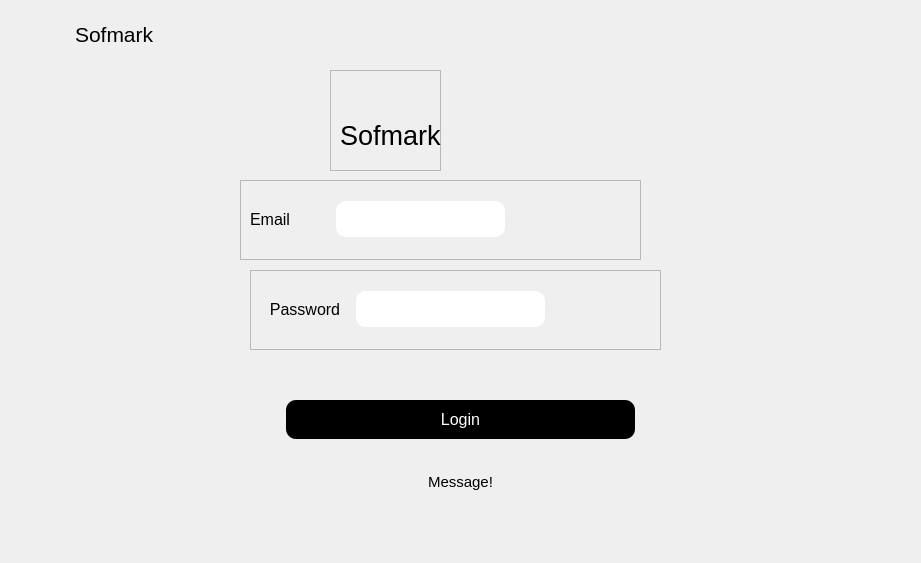
<?xml version="1.0" encoding="UTF-8"?>
<ui version="4.0">
 <class>LoginForm</class>
 <widget class="QWidget" name="LoginForm">
  <property name="geometry">
   <rect>
    <x>0</x>
    <y>0</y>
    <width>921</width>
    <height>563</height>
   </rect>
  </property>
  <property name="windowTitle">
   <string>Form</string>
  </property>
  <property name="styleSheet">
   <string notr="true">QPushButton, QLineEdit{
border-radius:10px;
padding:2px;
margin:1px 6px;
padding:8px;
}

QPushButton{
background-color: rgb(0, 0, 0);
color:white;
margin-top:30px;
}
</string>
  </property>
  <widget class="QWidget" name="LoginHeader" native="true">
   <property name="geometry">
    <rect>
     <x>9</x>
     <y>9</y>
     <width>234</width>
     <height>60</height>
    </rect>
   </property>
   <property name="minimumSize">
    <size>
     <width>0</width>
     <height>60</height>
    </size>
   </property>
   <property name="maximumSize">
    <size>
     <width>16777215</width>
     <height>60</height>
    </size>
   </property>
   <property name="font">
    <font>
     <family>Arial</family>
    </font>
   </property>
   <widget class="QLabel" name="LoginLogo">
    <property name="geometry">
     <rect>
      <x>20</x>
      <y>10</y>
      <width>40</width>
      <height>40</height>
     </rect>
    </property>
    <property name="minimumSize">
     <size>
      <width>40</width>
      <height>30</height>
     </size>
    </property>
    <property name="maximumSize">
     <size>
      <width>40</width>
      <height>40</height>
     </size>
    </property>
    <property name="font">
     <font>
      <family>Arial</family>
     </font>
    </property>
    <property name="text">
     <string/>
    </property>
    <property name="pixmap">
     <pixmap resource="../resource.qrc">:/icons/images/logo.png</pixmap>
    </property>
    <property name="scaledContents">
     <bool>true</bool>
    </property>
   </widget>
   <widget class="QLabel" name="LoginTag">
    <property name="geometry">
     <rect>
      <x>66</x>
      <y>9</y>
      <width>148</width>
      <height>32</height>
     </rect>
    </property>
    <property name="font">
     <font>
      <family>Arial</family>
      <pointsize>16</pointsize>
     </font>
    </property>
    <property name="text">
     <string>Sofmark</string>
    </property>
   </widget>
  </widget>
  <widget class="QWidget" name="widget" native="true">
   <property name="geometry">
    <rect>
     <x>210</x>
     <y>70</y>
     <width>541</width>
     <height>451</height>
    </rect>
   </property>
   <widget class="QFrame" name="frame_3">
    <property name="geometry">
     <rect>
      <x>120</x>
      <y>0</y>
      <width>111</width>
      <height>101</height>
     </rect>
    </property>
    <property name="frameShape">
     <enum>QFrame::StyledPanel</enum>
    </property>
    <property name="frameShadow">
     <enum>QFrame::Raised</enum>
    </property>
    <widget class="QLabel" name="label_2">
     <property name="geometry">
      <rect>
       <x>30</x>
       <y>0</y>
       <width>51</width>
       <height>51</height>
      </rect>
     </property>
     <property name="sizePolicy">
      <sizepolicy hsizetype="Minimum" vsizetype="Minimum">
       <horstretch>0</horstretch>
       <verstretch>0</verstretch>
      </sizepolicy>
     </property>
     <property name="text">
      <string/>
     </property>
     <property name="pixmap">
      <pixmap>../logo.png</pixmap>
     </property>
     <property name="scaledContents">
      <bool>true</bool>
     </property>
    </widget>
    <widget class="QLabel" name="label">
     <property name="geometry">
      <rect>
       <x>10</x>
       <y>50</y>
       <width>121</width>
       <height>31</height>
      </rect>
     </property>
     <property name="font">
      <font>
       <pointsize>20</pointsize>
      </font>
     </property>
     <property name="text">
      <string>Sofmark</string>
     </property>
    </widget>
   </widget>
   <widget class="QFrame" name="frame">
    <property name="geometry">
     <rect>
      <x>30</x>
      <y>110</y>
      <width>401</width>
      <height>80</height>
     </rect>
    </property>
    <property name="frameShape">
     <enum>QFrame::StyledPanel</enum>
    </property>
    <property name="frameShadow">
     <enum>QFrame::Raised</enum>
    </property>
    <widget class="QLineEdit" name="usernameInput">
     <property name="geometry">
      <rect>
       <x>90</x>
       <y>20</y>
       <width>181</width>
       <height>38</height>
      </rect>
     </property>
     <property name="font">
      <font>
       <family>Arial</family>
       <pointsize>12</pointsize>
      </font>
     </property>
     <property name="styleSheet">
      <string notr="true"/>
     </property>
    </widget>
    <widget class="QLabel" name="username_label">
     <property name="geometry">
      <rect>
       <x>10</x>
       <y>30</y>
       <width>40</width>
       <height>18</height>
      </rect>
     </property>
     <property name="font">
      <font>
       <family>Arial</family>
       <pointsize>12</pointsize>
      </font>
     </property>
     <property name="text">
      <string>Email</string>
     </property>
     <property name="alignment">
      <set>Qt::AlignCenter</set>
     </property>
    </widget>
   </widget>
   <widget class="QFrame" name="frame_2">
    <property name="geometry">
     <rect>
      <x>40</x>
      <y>200</y>
      <width>411</width>
      <height>80</height>
     </rect>
    </property>
    <property name="frameShape">
     <enum>QFrame::StyledPanel</enum>
    </property>
    <property name="frameShadow">
     <enum>QFrame::Raised</enum>
    </property>
    <widget class="QLineEdit" name="passwordInput">
     <property name="geometry">
      <rect>
       <x>100</x>
       <y>20</y>
       <width>201</width>
       <height>38</height>
      </rect>
     </property>
     <property name="font">
      <font>
       <family>Arial</family>
       <pointsize>12</pointsize>
      </font>
     </property>
    </widget>
    <widget class="QLabel" name="password_Label">
     <property name="geometry">
      <rect>
       <x>20</x>
       <y>30</y>
       <width>70</width>
       <height>18</height>
      </rect>
     </property>
     <property name="font">
      <font>
       <family>Arial</family>
       <pointsize>12</pointsize>
      </font>
     </property>
     <property name="text">
      <string>Password</string>
     </property>
     <property name="alignment">
      <set>Qt::AlignCenter</set>
     </property>
    </widget>
   </widget>
   <widget class="QPushButton" name="loginBtn">
    <property name="geometry">
     <rect>
      <x>70</x>
      <y>300</y>
      <width>361</width>
      <height>70</height>
     </rect>
    </property>
    <property name="sizePolicy">
     <sizepolicy hsizetype="Minimum" vsizetype="Minimum">
      <horstretch>0</horstretch>
      <verstretch>0</verstretch>
     </sizepolicy>
    </property>
    <property name="font">
     <font>
      <family>Arial</family>
      <pointsize>12</pointsize>
     </font>
    </property>
    <property name="cursor">
     <cursorShape>PointingHandCursor</cursorShape>
    </property>
    <property name="text">
     <string>Login</string>
    </property>
   </widget>
   <widget class="QLabel" name="errorMessage">
    <property name="geometry">
     <rect>
      <x>80</x>
      <y>380</y>
      <width>341</width>
      <height>43</height>
     </rect>
    </property>
    <property name="font">
     <font>
      <family>Arial</family>
      <pointsize>11</pointsize>
     </font>
    </property>
    <property name="styleSheet">
     <string notr="true">margin-top:20px;</string>
    </property>
    <property name="text">
     <string>Message!</string>
    </property>
    <property name="alignment">
     <set>Qt::AlignCenter</set>
    </property>
   </widget>
  </widget>
 </widget>
 <resources>
  <include location="../resource.qrc"/>
  <include location="resource.qrc"/>
 </resources>
 <connections/>
</ui>
